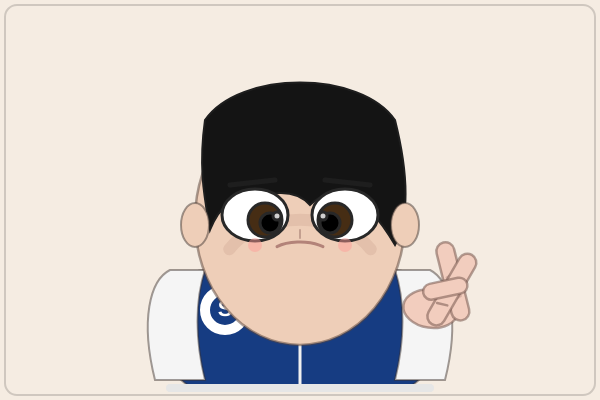
Frame 1 (no input)
Frame 60 (no input): identical to frame 1, image omitted
Frame 120 (the mouse pressed at the canvas centre since frame 60): identical to frame 1, image omitted

The p5.js sketch that drew this single still picture (run headless with seeded random() and noise() and a simulated clock; from frame 60 on, the mouse is pressed at the canvas centre):

// p5.js sketch
// ── sketch.js
function setup() {
  createCanvas(600, 400);
}

function draw() {
  background(245, 236, 226);

  stroke(60, 50, 45, 120);
  strokeWeight(2);
  fill(22, 60, 130);
  rect(170, 270, 260, 120, 36);

  fill(245);
  push();
  translate(170, 270);
  beginShape();
  vertex(0, 0);
  bezierVertex(-20, 10, -30, 50, -15, 110);
  vertex(35, 110);
  bezierVertex(25, 70, 25, 30, 35, 0);
  endShape(CLOSE);
  pop();

  push();
  translate(430, 270);
  beginShape();
  vertex(0, 0);
  bezierVertex(20, 10, 30, 50, 15, 110);
  vertex(-35, 110);
  bezierVertex(-25, 70, -25, 30, -35, 0);
  endShape(CLOSE);
  pop();

  stroke(240);
  strokeWeight(3);
  line(300, 270, 300, 390);
  stroke(230);
  strokeWeight(8);
  line(170, 388, 430, 388);

  noFill();
  stroke(255);
  strokeWeight(10);
  circle(225, 310, 40);
  stroke(255);
  strokeWeight(4);
  textStyle(BOLD);
  textAlign(CENTER, CENTER);
  fill(255);
  noStroke();
  textSize(22);
  text("S", 225, 310);
  stroke(60, 50, 45, 120);
  strokeWeight(2);

  fill(245);
  arc(300, 285, 110, 70, radians(200), radians(340), CHORD);

  let skin = color(238, 206, 184);
  fill(skin);
  stroke(90, 70, 60, 130);
  strokeWeight(2.5);
  ellipse(300, 220, 210, 250);

  noFill();
  stroke(200, 160, 140, 80);
  strokeWeight(12);
  arc(300, 275, 160, 110, radians(200), radians(340));

  stroke(30);
  strokeWeight(2);
  fill(20);
  beginShape();
  vertex(205, 120);
  bezierVertex(240, 70, 360, 70, 395, 120);
  bezierVertex(410, 180, 408, 220, 395, 245);
  bezierVertex(360, 185, 330, 185, 310, 205);
  bezierVertex(295, 188, 265, 190, 248, 205);
  bezierVertex(235, 195, 220, 205, 210, 230);
  bezierVertex(205, 200, 198, 170, 205, 120);
  endShape(CLOSE);

  stroke(30);
  strokeWeight(5);
  line(230, 185, 275, 180);
  line(325, 180, 370, 185);

  stroke(40);
  strokeWeight(3);
  fill(255);
  ellipse(255, 215, 66, 52);
  fill(70, 45, 20);
  ellipse(265, 220, 34, 34);
  fill(0);
  ellipse(270, 223, 20, 20);
  fill(255, 255, 255, 200);
  ellipse(277, 216, 8, 8);

  fill(255);
  stroke(40);
  strokeWeight(3);
  ellipse(345, 215, 66, 52);
  fill(70, 45, 20);
  ellipse(335, 220, 34, 34);
  fill(0);
  ellipse(330, 223, 20, 20);
  fill(255, 255, 255, 200);
  ellipse(323, 216, 8, 8);

  stroke(160, 120, 110, 140);
  strokeWeight(2);
  line(300, 230, 300, 238);
  noFill();
  stroke(150, 95, 90, 170);
  strokeWeight(3);
  arc(300, 255, 60, 26, radians(200), radians(340));
  noStroke();
  fill(255, 155, 150, 120);
  circle(255, 245, 14);
  circle(345, 245, 14);
  stroke(60, 50, 45, 120);
  strokeWeight(2);

  fill(skin);
  ellipse(195, 225, 28, 44);
  ellipse(405, 225, 28, 44);

  let finger = color(242, 205, 190);
  stroke(120, 90, 80, 140);
  strokeWeight(2.5);
  fill(finger);

  push();
  translate(440, 300);
  rotate(radians(8));

  ellipse(-8, 10, 55, 38);

  push();
  rotate(radians(-22));
  rect(8, -55, 18, 80, 10);
  stroke(180, 140, 130, 120);
  line(12, -20, 22, -23);
  line(11, 4, 21, 1);
  pop();

  push();
  rotate(radians(22));
  rect(-4, -55, 18, 80, 10);
  line(0, -20, 10, -23);
  line(-1, 4, 9, 1);
  pop();

  push();
  rotate(radians(70));
  rect(-18, -30, 16, 45, 10);
  pop();

  pop();

  stroke(0, 0, 0, 40);
  strokeWeight(2);
  noFill();
  rect(5, 5, width - 10, height - 10, 12);
}
